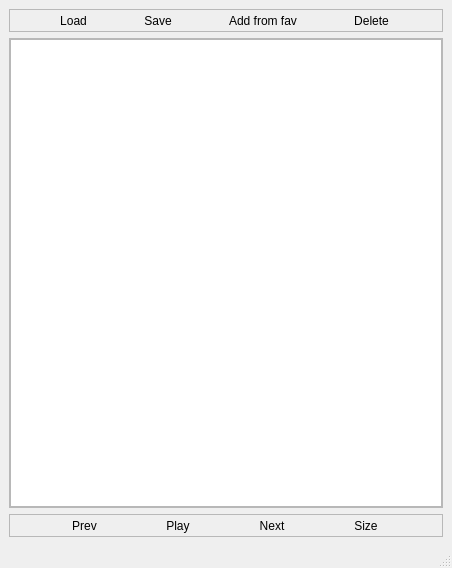
<?xml version="1.0" encoding="UTF-8"?>
<ui version="4.0">
 <class>Playlist</class>
 <widget class="QMainWindow" name="Playlist">
  <property name="geometry">
   <rect>
    <x>0</x>
    <y>0</y>
    <width>452</width>
    <height>568</height>
   </rect>
  </property>
  <property name="windowTitle">
   <string>Playlist</string>
  </property>
  <widget class="QWidget" name="centralwidget">
   <layout class="QVBoxLayout" name="verticalLayout">
    <item>
     <widget class="QFrame" name="top_frame">
      <property name="frameShape">
       <enum>QFrame::StyledPanel</enum>
      </property>
      <property name="frameShadow">
       <enum>QFrame::Raised</enum>
      </property>
      <layout class="QHBoxLayout" name="top_layout">
       <property name="spacing">
        <number>0</number>
       </property>
       <property name="leftMargin">
        <number>0</number>
       </property>
       <property name="topMargin">
        <number>0</number>
       </property>
       <property name="rightMargin">
        <number>0</number>
       </property>
       <property name="bottomMargin">
        <number>0</number>
       </property>
       <item>
        <widget class="QToolButton" name="bn_open">
         <property name="text">
          <string>Load</string>
         </property>
         <property name="icon">
          <iconset>
           <normaloff>../qt_ui/files/icons/basic-application/open127.png</normaloff>../qt_ui/files/icons/basic-application/open127.png</iconset>
         </property>
         <property name="iconSize">
          <size>
           <width>32</width>
           <height>32</height>
          </size>
         </property>
         <property name="autoRaise">
          <bool>true</bool>
         </property>
        </widget>
       </item>
       <item>
        <widget class="QToolButton" name="bn_save">
         <property name="text">
          <string>Save</string>
         </property>
         <property name="icon">
          <iconset>
           <normaloff>../qt_ui/files/icons/basic-application/floppy13.png</normaloff>../qt_ui/files/icons/basic-application/floppy13.png</iconset>
         </property>
         <property name="iconSize">
          <size>
           <width>32</width>
           <height>32</height>
          </size>
         </property>
         <property name="autoRaise">
          <bool>true</bool>
         </property>
        </widget>
       </item>
       <item>
        <widget class="QToolButton" name="bn_add_from_fav">
         <property name="text">
          <string>Add from fav</string>
         </property>
         <property name="icon">
          <iconset>
           <normaloff>../qt_ui/files/icons/basic-application/star82.png</normaloff>../qt_ui/files/icons/basic-application/star82.png</iconset>
         </property>
         <property name="iconSize">
          <size>
           <width>32</width>
           <height>32</height>
          </size>
         </property>
         <property name="autoRaise">
          <bool>true</bool>
         </property>
        </widget>
       </item>
       <item>
        <widget class="QToolButton" name="bn_delete">
         <property name="text">
          <string>Delete</string>
         </property>
         <property name="icon">
          <iconset>
           <normaloff>../qt_ui/files/icons/basic-application/delete30.png</normaloff>../qt_ui/files/icons/basic-application/delete30.png</iconset>
         </property>
         <property name="iconSize">
          <size>
           <width>32</width>
           <height>32</height>
          </size>
         </property>
         <property name="autoRaise">
          <bool>true</bool>
         </property>
        </widget>
       </item>
      </layout>
     </widget>
    </item>
    <item>
     <widget class="QFrame" name="mid_frame">
      <property name="sizePolicy">
       <sizepolicy hsizetype="Preferred" vsizetype="Expanding">
        <horstretch>0</horstretch>
        <verstretch>0</verstretch>
       </sizepolicy>
      </property>
      <property name="frameShape">
       <enum>QFrame::StyledPanel</enum>
      </property>
      <property name="frameShadow">
       <enum>QFrame::Raised</enum>
      </property>
      <layout class="QVBoxLayout" name="mid_layout">
       <property name="spacing">
        <number>0</number>
       </property>
       <property name="leftMargin">
        <number>0</number>
       </property>
       <property name="topMargin">
        <number>0</number>
       </property>
       <property name="rightMargin">
        <number>0</number>
       </property>
       <property name="bottomMargin">
        <number>0</number>
       </property>
       <item>
        <widget class="QListWidget" name="playlist"/>
       </item>
      </layout>
     </widget>
    </item>
    <item>
     <widget class="QFrame" name="bottom_frame">
      <property name="frameShape">
       <enum>QFrame::StyledPanel</enum>
      </property>
      <property name="frameShadow">
       <enum>QFrame::Raised</enum>
      </property>
      <layout class="QHBoxLayout" name="bottom_layout">
       <property name="spacing">
        <number>0</number>
       </property>
       <property name="leftMargin">
        <number>0</number>
       </property>
       <property name="topMargin">
        <number>0</number>
       </property>
       <property name="rightMargin">
        <number>0</number>
       </property>
       <property name="bottomMargin">
        <number>0</number>
       </property>
       <item>
        <widget class="QToolButton" name="bn_prev">
         <property name="text">
          <string>Prev</string>
         </property>
         <property name="icon">
          <iconset>
           <normaloff>../qt_ui/files/icons/basic-application/navigate5.png</normaloff>../qt_ui/files/icons/basic-application/navigate5.png</iconset>
         </property>
         <property name="iconSize">
          <size>
           <width>32</width>
           <height>32</height>
          </size>
         </property>
         <property name="autoRaise">
          <bool>true</bool>
         </property>
        </widget>
       </item>
       <item>
        <widget class="QToolButton" name="bn_play">
         <property name="text">
          <string>Play</string>
         </property>
         <property name="icon">
          <iconset>
           <normaloff>../qt_ui/files/icons/basic-application/arrow487.png</normaloff>../qt_ui/files/icons/basic-application/arrow487.png</iconset>
         </property>
         <property name="iconSize">
          <size>
           <width>32</width>
           <height>32</height>
          </size>
         </property>
         <property name="autoRaise">
          <bool>true</bool>
         </property>
        </widget>
       </item>
       <item>
        <widget class="QToolButton" name="bn_next">
         <property name="text">
          <string>Next</string>
         </property>
         <property name="icon">
          <iconset>
           <normaloff>../qt_ui/files/icons/basic-application/navigate4.png</normaloff>../qt_ui/files/icons/basic-application/navigate4.png</iconset>
         </property>
         <property name="iconSize">
          <size>
           <width>32</width>
           <height>32</height>
          </size>
         </property>
         <property name="autoRaise">
          <bool>true</bool>
         </property>
        </widget>
       </item>
       <item>
        <widget class="QToolButton" name="bn_size">
         <property name="text">
          <string>Size</string>
         </property>
         <property name="iconSize">
          <size>
           <width>32</width>
           <height>32</height>
          </size>
         </property>
         <property name="autoRaise">
          <bool>true</bool>
         </property>
        </widget>
       </item>
      </layout>
     </widget>
    </item>
   </layout>
  </widget>
  <widget class="QMenuBar" name="menubar">
   <property name="geometry">
    <rect>
     <x>0</x>
     <y>0</y>
     <width>452</width>
     <height>21</height>
    </rect>
   </property>
  </widget>
  <widget class="QStatusBar" name="statusbar">
   <property name="enabled">
    <bool>true</bool>
   </property>
   <property name="sizePolicy">
    <sizepolicy hsizetype="Minimum" vsizetype="Minimum">
     <horstretch>0</horstretch>
     <verstretch>0</verstretch>
    </sizepolicy>
   </property>
  </widget>
 </widget>
 <resources/>
 <connections/>
</ui>
